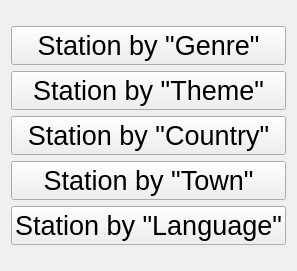
              <widget class="QWidget" name="search_by_categorie">
               <layout class="QVBoxLayout" name="verticalLayout_8">
                <item>
                 <layout class="QVBoxLayout" name="verticalLayout_7">
                  <item>
                   <spacer name="verticalSpacer_14">
                    <property name="orientation">
                     <enum>Qt::Vertical</enum>
                    </property>
                    <property name="sizeType">
                     <enum>QSizePolicy::Minimum</enum>
                    </property>
                    <property name="sizeHint" stdset="0">
                     <size>
                      <width>20</width>
                      <height>15</height>
                     </size>
                    </property>
                   </spacer>
                  </item>
                  <item>
                   <widget class="Scaling_QPushButton_Text" name="pB_nach_Genre">
                    <property name="sizePolicy">
                     <sizepolicy hsizetype="Minimum" vsizetype="Expanding">
                      <horstretch>0</horstretch>
                      <verstretch>0</verstretch>
                     </sizepolicy>
                    </property>
                    <property name="font">
                     <font>
                      <pointsize>20</pointsize>
                     </font>
                    </property>
                    <property name="text">
                     <string>Station by &quot;Genre&quot;</string>
                    </property>
                   </widget>
                  </item>
                  <item>
                   <widget class="Scaling_QPushButton_Text" name="pB_nach_Thema">
                    <property name="sizePolicy">
                     <sizepolicy hsizetype="Minimum" vsizetype="Expanding">
                      <horstretch>0</horstretch>
                      <verstretch>0</verstretch>
                     </sizepolicy>
                    </property>
                    <property name="font">
                     <font>
                      <pointsize>20</pointsize>
                     </font>
                    </property>
                    <property name="text">
                     <string>Station by &quot;Theme&quot;</string>
                    </property>
                   </widget>
                  </item>
                  <item>
                   <widget class="Scaling_QPushButton_Text" name="pB_nach_Land">
                    <property name="sizePolicy">
                     <sizepolicy hsizetype="Minimum" vsizetype="Expanding">
                      <horstretch>0</horstretch>
                      <verstretch>0</verstretch>
                     </sizepolicy>
                    </property>
                    <property name="font">
                     <font>
                      <pointsize>20</pointsize>
                     </font>
                    </property>
                    <property name="text">
                     <string>Station by &quot;Country&quot;</string>
                    </property>
                   </widget>
                  </item>
                  <item>
                   <widget class="Scaling_QPushButton_Text" name="pB_nach_Stadt">
                    <property name="sizePolicy">
                     <sizepolicy hsizetype="Minimum" vsizetype="Expanding">
                      <horstretch>0</horstretch>
                      <verstretch>0</verstretch>
                     </sizepolicy>
                    </property>
                    <property name="font">
                     <font>
                      <pointsize>20</pointsize>
                     </font>
                    </property>
                    <property name="text">
                     <string>Station by &quot;Town&quot;</string>
                    </property>
                   </widget>
                  </item>
                  <item>
                   <widget class="Scaling_QPushButton_Text" name="pB_nach_Sprache">
                    <property name="sizePolicy">
                     <sizepolicy hsizetype="Minimum" vsizetype="Expanding">
                      <horstretch>0</horstretch>
                      <verstretch>0</verstretch>
                     </sizepolicy>
                    </property>
                    <property name="font">
                     <font>
                      <pointsize>20</pointsize>
                     </font>
                    </property>
                    <property name="text">
                     <string>Station by &quot;Language&quot;</string>
                    </property>
                   </widget>
                  </item>
                  <item>
                   <spacer name="verticalSpacer_15">
                    <property name="orientation">
                     <enum>Qt::Vertical</enum>
                    </property>
                    <property name="sizeType">
                     <enum>QSizePolicy::Minimum</enum>
                    </property>
                    <property name="sizeHint" stdset="0">
                     <size>
                      <width>20</width>
                      <height>15</height>
                     </size>
                    </property>
                   </spacer>
                  </item>
                 </layout>
                </item>
               </layout>
              </widget>
